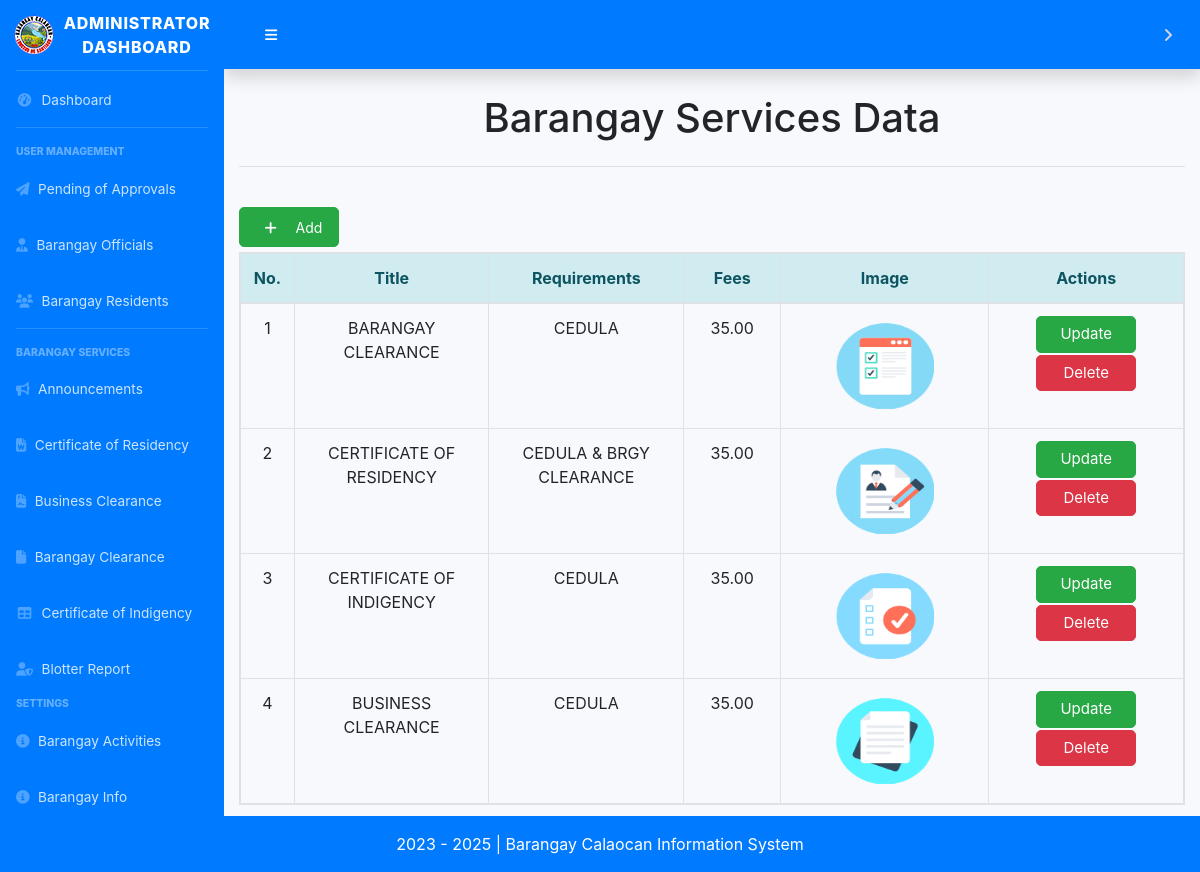
/list_of_services.php, run on the app's committed database.
### tables this page shows
CREATE TABLE `tbl_services` (
  `id_services` int(11) NOT NULL,
  `title` varchar(50) NOT NULL,
  `description` text NOT NULL,
  `fees` decimal(10,2) NOT NULL,
  `requires` text NOT NULL,
  `status` varchar(20) NOT NULL,
  `image_service` text NOT NULL
);

### classes/services.class.php (called while the page is built, shortened)
<?php
class ServicesClass extends BMISClass {
    public function view_service() {
        $connection = $this->openConn();
        $stmt = $connection->prepare("SELECT * from tbl_services");
        $stmt->execute();
        $view = $stmt->fetchAll();
        return $view;
    }
}
?>

### list_of_services.php (the view, shortened to what this page needs)
<?php
    require 'classes/services.class.php';
    $servicesbmis->create_service();
    $view = $servicesbmis->view_service();
?>
<?php include 'dashboard_sidebar_start.php'; ?>
<div class="container-fluid">
    <h1 class="mb-4 text-center">Barangay Services Data</h1>
    <hr>
    <br>
    <button class="btn btn-success" style="width: 100px; height: 40px; font-size: 14px; border-radius:5px; margin-bottom: 5px;" data-toggle="modal" data-target="#modalServices">
        <i class="fas fa-plus icon" style="padding-left: 0; padding-top: 0; padding-bottom: 0;"></i>Add
    </button>
    <br>
    <table class="table table-hover text-center table-bordered table-responsive" id="dataTable" width="100%" cellspacing="0">
        <form action="" method="post">
            <thead class="alert-info">
                <tr>
                    <th style="width: 5%;"> No. </th>
                    <th style="width: 20%;"> Title </th>
                    <th style="width: 20%;"> Requirements </th>
                    <th style="width: 10%;"> Fees </th>
                    <th style="width: 10%;"> Image </th>
                    <th style="width: 20%;"> Actions </th>
                </tr>
            </thead>
            <tbody>
                <?php $counter = 1;
                    if (is_array($view)) : ?>
                    <?php foreach ($view as $view) : ?>
                        <tr>
                            <td> <?= $counter++; ?> </td>
                            <td> <?= $view['title']; ?> </td>
                            <td> <?= $view['requires']; ?> </td>
                            <td> <?= $view['fees']; ?> </td>
                            <td>
                                <img src="<?= $view['image_service']; ?>" alt="Service Image" style="width: 180px; height: 100px;">
                            </td>
                            <td>
                                <form action="" method="post">
                                    <a href="update_services_form.php?id_services=<?= $view['id_services']; ?>" class="btn btn-success" style="width: 100px; font-size: 15px; border-radius:5px; margin-bottom: 2px;"> Update </a>
                                    <button class="btn btn-danger" type="submit" name="delete_services" style="width: 100px; font-size: 15px; border-radius:5px;"> Delete </button>
                                </form>
                            </td>
                        </tr>
                    <?php endforeach; ?>
                <?php endif; ?>
            </tbody>
        </form>
    </table>
</div>
<link href="customcss/regiformstyle.css" rel="stylesheet" type="text/css">
<link href="bootstrap/css/bootstrap.css" rel="stylesheet" type="text/css">
<?php include 'dashboard_sidebar_end.php'; ?>
</body>

### css/regiformstyle.css (style rules this page uses)
body { background-color:#fff !important; }

### list_of_services.php (style rules this page uses)
.icon { padding: 10px; min-width: 40px; }
.btn-danger { background-color: red; }

### data on the page
tbl_services: title "BARANGAY CLEARANCE", requires "CEDULA", fees "35.00", image_service (picture)
tbl_services: title "CERTIFICATE OF RESIDENCY", requires "CEDULA & BRGY CLEARANCE", fees "35.00", image_service (picture)
tbl_services: title "CERTIFICATE OF INDIGENCY", requires "CEDULA", fees "35.00", image_service (picture)
tbl_services: title "BUSINESS CLEARANCE", requires "CEDULA", fees "35.00", image_service (picture)
